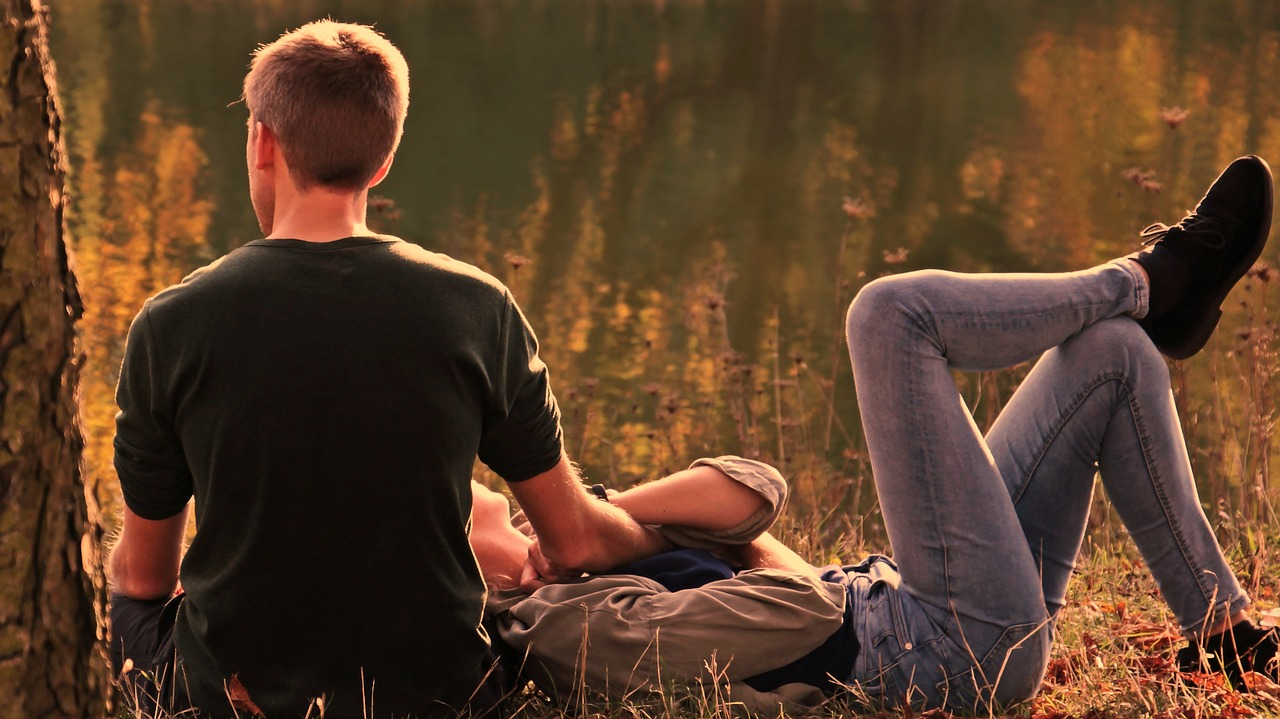
#> input picture Pipeline/couple-3798371_1280.jpg, 1280 x 719 px, given as the content of the folder /content, which was not available
$ jupyter execute Pipeline_Joao_Alcaraz.ipynb   (shell and % lines are left out)
#> lines starting #> are read from the running program, lines starting #| are printed output that depends on the picture; pictures that were not available may be replaced by others from this repository, and a replacement may not be noted
[cell 1]
import os
from PIL import Image
import pandas as pd
import numpy as np
import unittest

[cell 2]
# Função para carregar imagens
def load_images(image_directory):
#> called with image_directory = '/content'
    images = []
    for filename in os.listdir(image_directory):
        if filename.endswith('.jpg'):
            img = Image.open(os.path.join(image_directory, filename))
#> img is the input picture: PIL image 1280x719 RGB; mean R, G, B 90.5, 62, 41
            images.append((filename, img))
    return images

# Função para normalizar pixels
def normalize_pixels(img):
    img_array = np.array(img, dtype=np.float32)
    max_pixel = np.max(img_array)
    min_pixel = np.min(img_array)
    if max_pixel == min_pixel:
        return np.zeros(img_array.shape)
    else:
        normalized_img = (img_array - min_pixel) / (max_pixel - min_pixel)
        print(normalized_img)
        return normalized_img


# Pipeline
def process_image(img):
    # Converter para escala de cinza e redimensionar
    img = img.convert('L')  # Converte para escala de cinza
    img = img.resize((256, 256))  # Redimensiona para 256x256
    # Normalizar os pixels
    normalized_img = normalize_pixels(img)
    return normalized_img

[cell 3]
# Funções de teste
class TestImageProcessing(unittest.TestCase):
    def test_image_normalization(self):
        img = Image.new('L', (10, 10), color = 100)  # Criar imagem com valor constante de pixel
        normalized_img = normalize_pixels(img)
        expected = np.zeros((10, 10))
        np.testing.assert_array_almost_equal(normalized_img, expected)

[cell 4]
image_dir = '/content'


images = load_images(image_dir)
#> images = 1 item
processed_images = [(filename, process_image(img)) for filename, img in images]
#> in process_image, `img = img.convert('L')`:
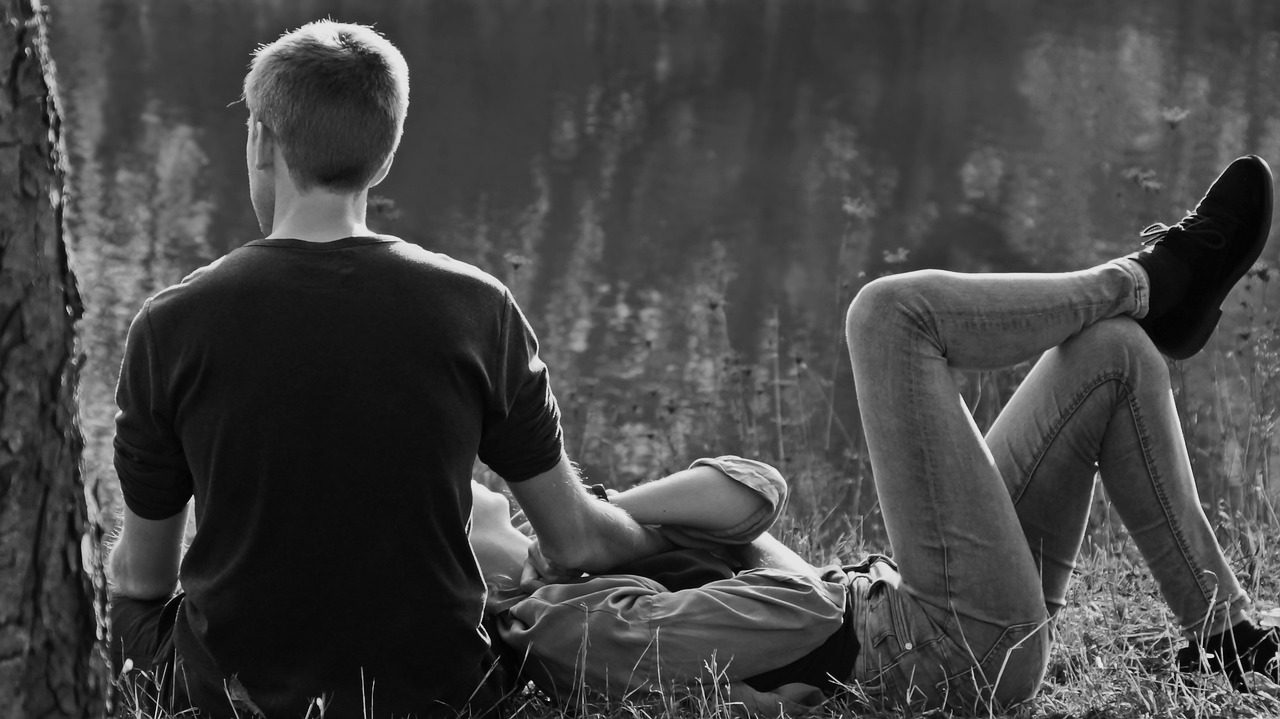
#> img: PIL image 1280x719 L; min 0, max 246, mean 68.2
#> in process_image, `img = img.resize((256, 256))`:
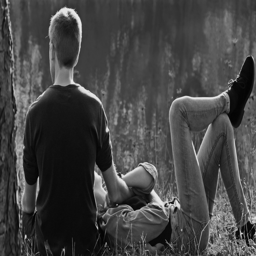
#> img: PIL image 256x256 L; min 0, max 237, mean 68.2
#> in normalize_pixels, `max_pixel = np.max(img_array)`: max_pixel = 237
#> in normalize_pixels, `min_pixel = np.min(img_array)`: min_pixel = 0
#> (printed output is left out)
#> processed_images = 1 item


unittest.main(argv=[''], verbosity=2, exit=False)

[cell 5]
# Criando o DataFrame
df = pd.DataFrame({
    'Filename': [filename for filename, img in processed_images],
    'Pixels': [img.flatten() for filename, img in processed_images]  # Armazenando pixels
})
#> df = table of 1 rows and 2 columns

print(df.head())
#> (printed output is left out)

$ run again, on Pipeline/lonely-814631_1280.jpg
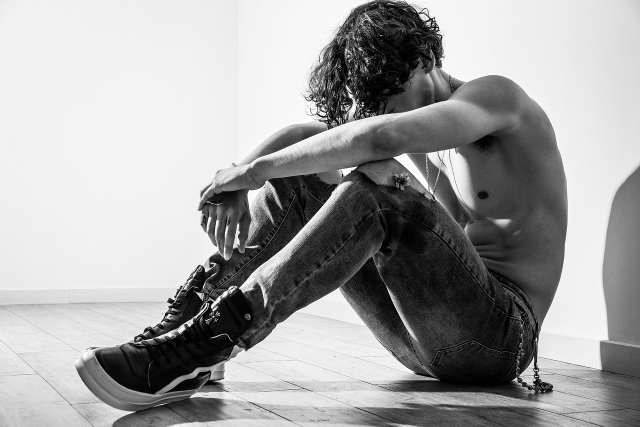
#> input picture Pipeline/lonely-814631_1280.jpg, 1280 x 853 px, given as the content of the folder /content, which was not available (shown at 1/2 size)
#> in load_images, img is the input picture: PIL image 1280x853 RGB; min 0, max 255, mean 161.4
#> images = 1 item
#> in process_image, `img = img.resize((256, 256))`:
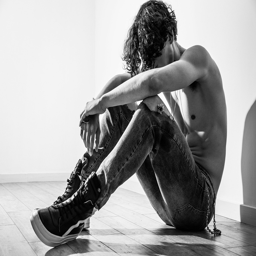
#> img: PIL image 256x256 L; min 0, max 255, mean 161.4
#> max_pixel = 255
#> min_pixel = 0
#> (printed output is left out)
#> processed_images = 1 item
#> df = table of 1 rows and 2 columns
#> (printed output is left out)

$ run again, on Pipeline/man-2037255_1280.jpg
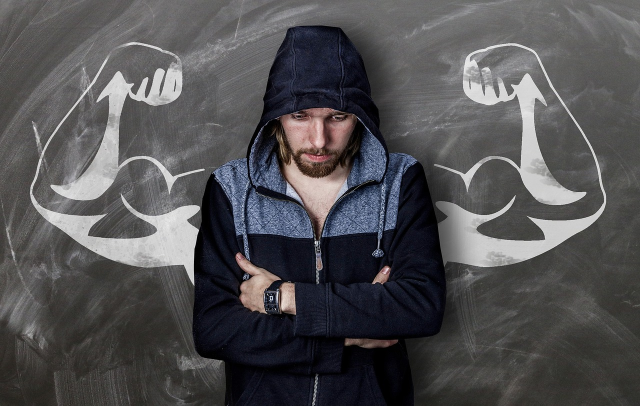
#> input picture Pipeline/man-2037255_1280.jpg, 1280 x 811 px, given as the content of the folder /content, which was not available (shown at 1/2 size)
#> in load_images, img is the input picture: PIL image 1280x811 RGB; mean R, G, B 81.2, 80.4, 82.5
#> images = 1 item
#> in process_image, `img = img.resize((256, 256))`:
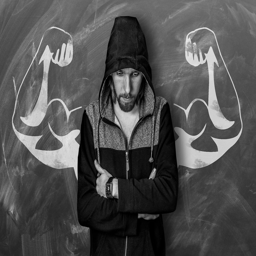
#> img: PIL image 256x256 L; min 0, max 231, mean 80.9
#> max_pixel = 231
#> min_pixel = 0
#> in normalize_pixels, `normalized_img = (img_array - min_pixel) / (max_pixel - min_pixel)`:
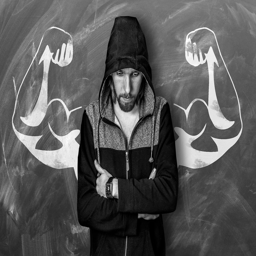
#> normalized_img: shape (256, 256) float32; min 0, max 1, mean 0.35
#> (printed output is left out)
#> processed_images = 1 item
#> df = table of 1 rows and 2 columns
#> (printed output is left out)
